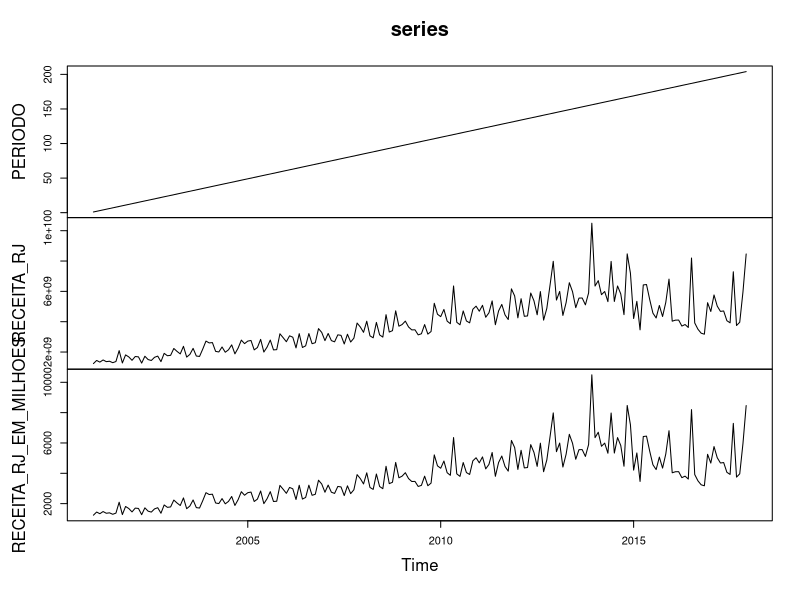
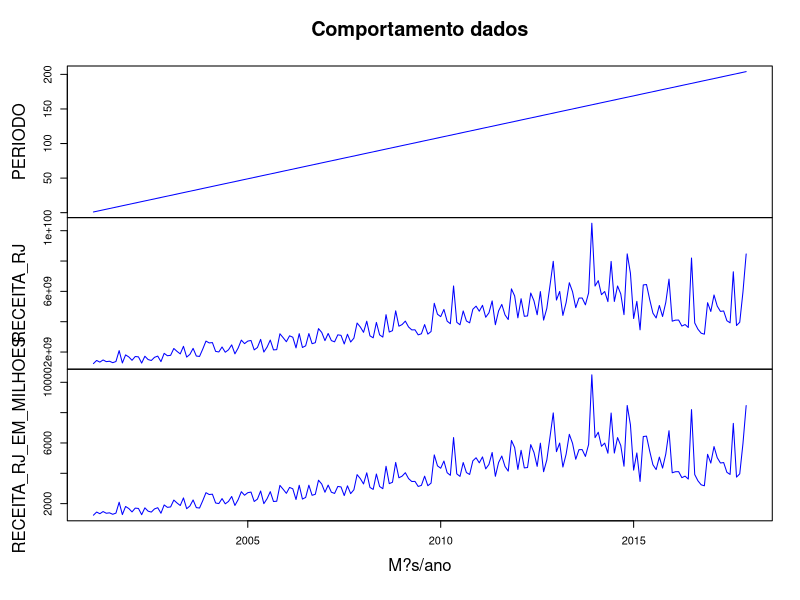

The R script that drew these images, in order: (Note: this script raises an error after producing the figures.)
## ---- chunk 1
knitr::opts_chunk$set(echo = TRUE)
library(readxl)
library("tseries")
library("ggplot2")
library("forecast")
library("foreign")
library("quantmod")
library("urca")
## ---- chunk 2
RECEITA_RJ <- read_excel("RECEITA_RJ.xlsx", sheet = "Plan1")
## ---- chunk 3
series<- ts(RECEITA_RJ, start = c(2001, 1), frequency = 12)
## ---- chunk 4
plot(series)
## ---- chunk 5
plot(series, col='blue', main = 'Comportamento dados', xlab = 'M?s/ano')
## ---- chunk 6
summary(series) 
## ---- chunk 7
qqplot(series)
## ---- chunk 8
jarque.bera.test(series)


qqq <- function(series, ref.line=TRUE, distr=qnorm, param=list(mean=0, sd=1)){
  x <- na.omit(series)               
  xo <- sort(series)                
  n <- length(series)                
  i <- seq_along(series)             
  pteo <- (i-0.5)/n             
  qteo <- do.call(distr,        
                  c(list(p=pteo), param))
  plot(xo~qteo)                 
  if(ref.line){
    qrto <- quantile(series, c(1,3)/4) 
    qrtt <- do.call(distr,        
                    c(list(p=c(1,3)/4), param))
    points(qrtt, qrto, pch=3)      
    b <- diff(qrto)/diff(qrtt)    
    a <- b*(0-qrtt[1])+qrto[1]    
    abline(a=a, b=b)              
  }
}
 
series <- rnorm(20)
par(mfrow=c(1,2))
qqq(series)
qqnorm(series); qqline(series)
layout(1)
 
series <- runif(20)
qqq(series, ref.line=TRUE, distr=qunif, param=list(min=0, max=1))
 
x <- rgamma(20, shape=4, rate=1/2)
qqq(x, ref.line=TRUE, distr=qgamma, param=list(shape=4, rate=1/2))

